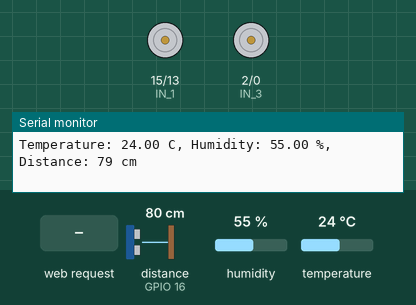
Recording of a sketch running on a simulated ESP8266 (NodeMCU). Shown: motor-driver pin pairs drawn as motors (green arrow = first pin HIGH = forward, orange = second pin HIGH = backward, longer = more drive, scaled by the enable pin), the last lines printed to the serial monitor. Wiring (inferred from the names in the program): ultrasonic range finder: trigger GPIO 4; echo GPIO 16. Inputs (shaded band) come from the test bench; at power-on: distance to the obstacle (sensor on GPIO 16) 80 cm, humidity 55 %, temperature 24 °C. The echo pulse lasts 58.3 µs per cm.

Above: at 1.8 s.
1.9 s: HTTP request GET /?State=F received
At 3.1 s:
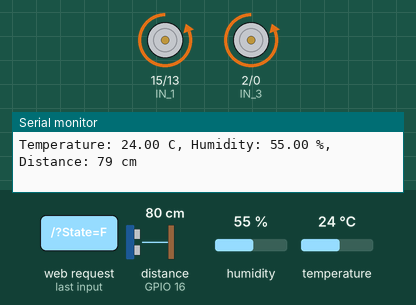
7.6 s: HTTP request GET /?State=S received
At 9.1 s:
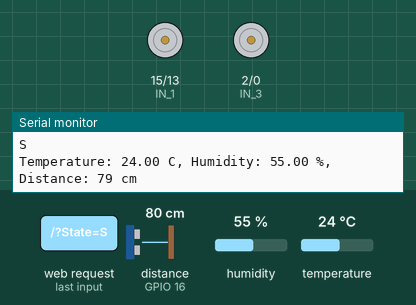
Timing chart, 0 to 10.6 s (numbered marks = the images above; inputs shaded):
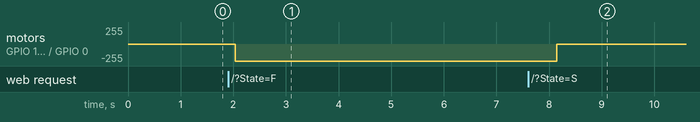

The sketch:

sketch_oct28b.ino
```cpp
#define ENA   14          // Enable/speed motors Right        GPIO14(D5)
#define ENB   12          // Enable/speed motors Left         GPIO12(D6)
#define IN_1  15          // L298N in1 motors Right           GPIO15(D8)
#define IN_2  13          // L298N in2 motors Right           GPIO13(D7)
#define IN_3  2           // L298N in3 motors Left            GPIO2(D4)
#define IN_4  0           // L298N in4 motors Left            GPIO0(D3)

#include <ESP8266WiFi.h>
#include <WiFiClient.h>
#include <ESP8266WebServer.h>
#include <DHT.h>
#include <SoftwareSerial.h>

// DHT11 sensor
#define DHTPIN 5         // DHT11 connected to GPIO5 (D1)
#define DHTTYPE DHT11
DHT dht(DHTPIN, DHTTYPE);

// Ultrasonic sensor
#define TRIG_PIN 4       // Trigger pin for ultrasonic sensor (D2)
#define ECHO_PIN 16      // Echo pin for ultrasonic sensor (D0)

// GPS module (GY-NEO6MV2)
SoftwareSerial gpsSerial(2, 3); // RX, TX (D4, D3)

String command;             // String to store app command state
int speedCar = 800;         // 400 - 1023
int speed_Coeff = 3;

const char* ssid = "esp-12";
const char* password = "1111111";
ESP8266WebServer server(80);

void setup() {
    pinMode(ENA, OUTPUT);
    pinMode(ENB, OUTPUT);
    pinMode(IN_1, OUTPUT);
    pinMode(IN_2, OUTPUT);
    pinMode(IN_3, OUTPUT);
    pinMode(IN_4, OUTPUT);
    pinMode(TRIG_PIN, OUTPUT);
    pinMode(ECHO_PIN, INPUT);

    Serial.begin(115200);
    gpsSerial.begin(9600); // GPS module
    dht.begin();           // Initialize DHT11 sensor

    // Connecting WiFi
    WiFi.mode(WIFI_AP);
    WiFi.softAP(ssid);
    IPAddress myIP = WiFi.softAPIP();
    Serial.print("AP IP address: ");
    Serial.println(myIP);

    // Starting WEB-server
    server.on("/", HTTP_handleRoot);
    server.onNotFound(HTTP_handleRoot);
    server.begin();
}

float getTemperature() {
    return dht.readTemperature();
}

float getHumidity() {
    return dht.readHumidity();
}

long getDistance() {
    digitalWrite(TRIG_PIN, LOW);
    delayMicroseconds(2);
    digitalWrite(TRIG_PIN, HIGH);
    delayMicroseconds(10);
    digitalWrite(TRIG_PIN, LOW);
    long duration = pulseIn(ECHO_PIN, HIGH);
    return duration * 0.034 / 2; // Distance in cm
}

void getGPSData() {
    while (gpsSerial.available()) {
        Serial.write(gpsSerial.read());
    }
}

void goAhead() {
    digitalWrite(IN_1, LOW);
    digitalWrite(IN_2, HIGH);
    analogWrite(ENA, speedCar);
    digitalWrite(IN_3, LOW);
    digitalWrite(IN_4, HIGH);
    analogWrite(ENB, speedCar);
}

void stopRobot() {
    digitalWrite(IN_1, LOW);
    digitalWrite(IN_2, LOW);
    analogWrite(ENA, 0);  // Stop motor on Right

    digitalWrite(IN_3, LOW);
    digitalWrite(IN_4, LOW);
    analogWrite(ENB, 0);  // Stop motor on Left
}

void loop() {
    server.handleClient();
    command = server.arg("State");
    if (command == "F") goAhead();
    // Other commands as in original code...
    else if (command == "S") stopRobot();

    // Display sensor data in Serial Monitor
    Serial.print("Temperature: ");
    Serial.print(getTemperature());
    Serial.print(" C, Humidity: ");
    Serial.print(getHumidity());
    Serial.print(" %, Distance: ");
    Serial.print(getDistance());
    Serial.println(" cm");

    // GPS data
    getGPSData();
    delay(1000); // Adjust the delay as needed
}

void HTTP_handleRoot() {
    if (server.hasArg("State")) {
        Serial.println(server.arg("State"));
    }
    server.send(200, "text/html", "");
    delay(1);
}
```

Measured:
- after the input at 1.9 s, motor on GPIO 15 (IN_1) / GPIO 13 (IN_2), motor on GPIO 2 (IN_3) / GPIO 0 (IN_4): stopped → backward 255/255 after 0.14 s
- after the input at 7.6 s, motor on GPIO 15 (IN_1) / GPIO 13 (IN_2), motor on GPIO 2 (IN_3) / GPIO 0 (IN_4): backward 255/255 → stopped after 0.54 s
